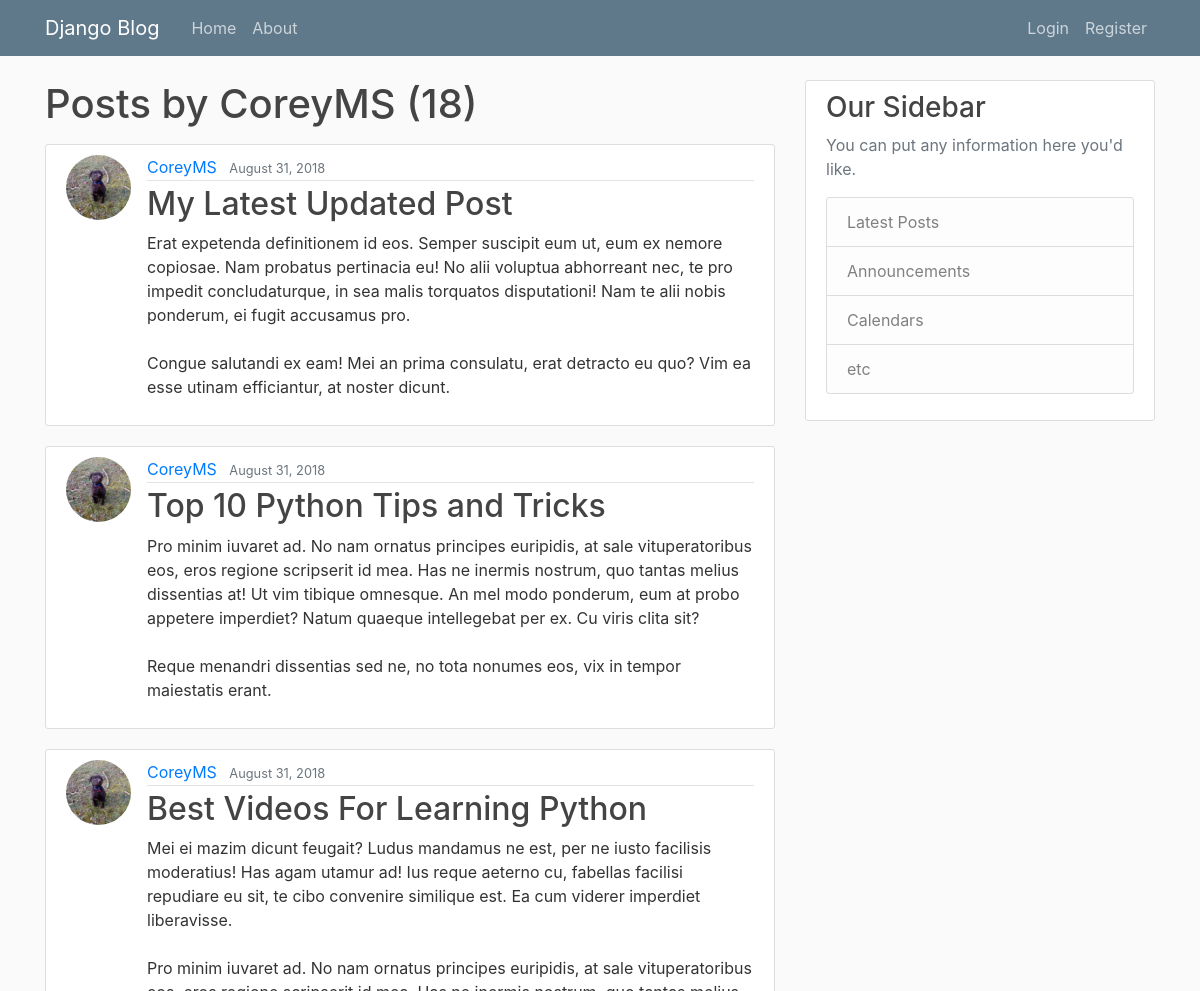
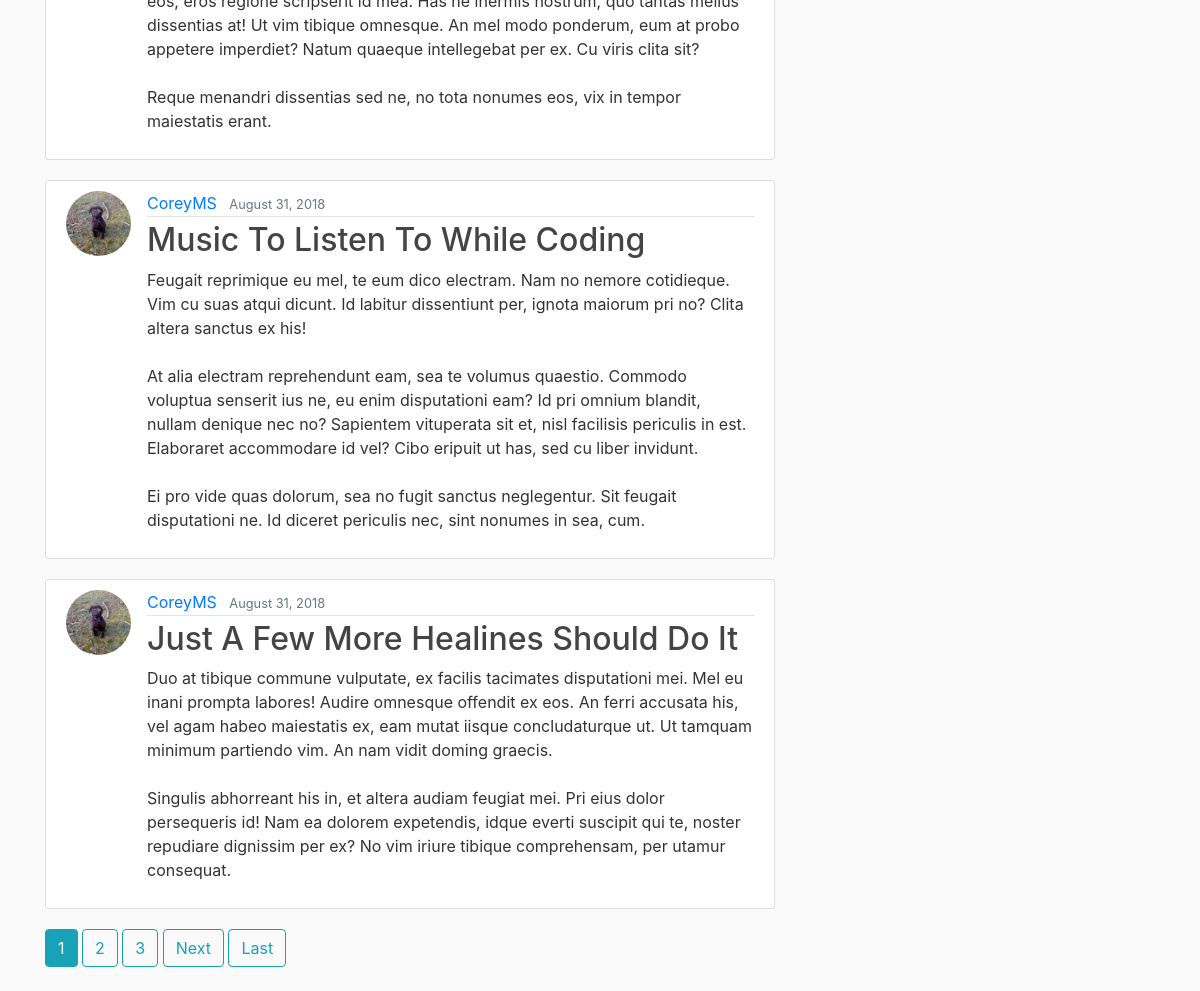
Before: /user/CoreyMS with the older database file (2 pictures, top to bottom).
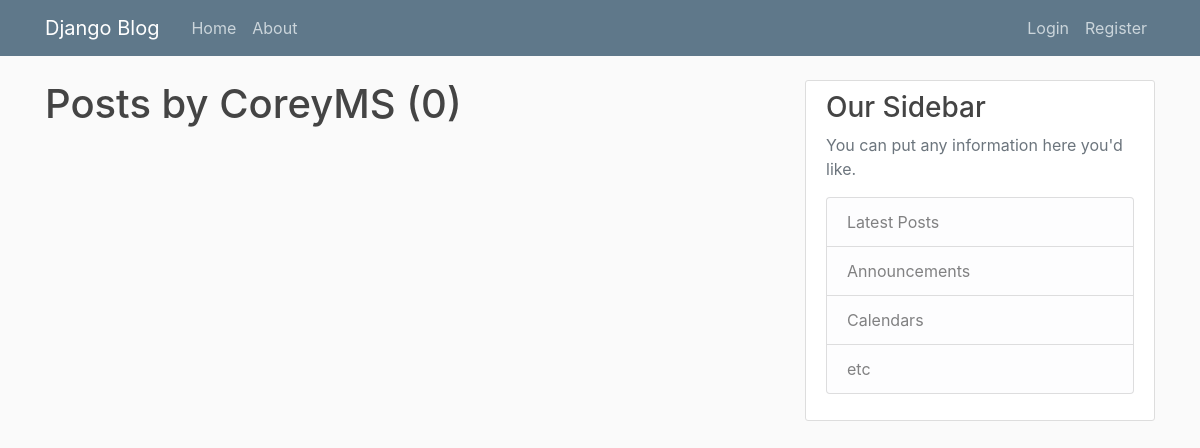
After: the same page with the newer database file.
### blog/models.py (models this page shows, shortened)
class Post(models.Model):
    title = models.CharField(max_length=100)
    content = models.TextField()
    date_posted = models.DateTimeField(default=timezone.now)
    author = models.ForeignKey(User, on_delete=models.CASCADE)

### users/models.py (models this page shows, shortened)
class Profile(models.Model):
    user = models.OneToOneField(User, on_delete=models.CASCADE)
    image = models.ImageField(default='default.jpg', upload_to='profile_pics')

### blog/views.py (the view)
# urls.py: path('user/<str:username>', UserPostListView.as_view(), name='user-posts'),
class UserPostListView(ListView):
    model = Post
    template_name = 'blog/user_posts.html'  # <app>/<model>_<viewtype>.html
    context_object_name = 'posts'
    paginate_by = 5
    def get_queryset(self):
        user = get_object_or_404(User, username=self.kwargs.get('username'))
        return Post.objects.filter(author=user).order_by('-date_posted')

### blog/templates/blog/user_posts.html (shortened to what this page needs)
{% extends "blog/base.html" %}
{% block content %}
    <h1 class="mb-3">Posts by {{ view.kwargs.username }} ({{ page_obj.paginator.count }})</h1>
    {% for post in posts %}
        <article class="media content-section">
          <img class="rounded-circle article-img" src="{{ post.author.profile.image.url }}">
          <div class="media-body">
            <div class="article-metadata">
              <a class="mr-2" href="{% url 'user-posts' post.author.username %}">{{ post.author }}</a>
              <small class="text-muted">{{ post.date_posted|date:"F d, Y" }}</small>
            </div>
            <h2><a class="article-title" href="{% url 'post-detail' post.id %}">{{ post.title }}</a></h2>
            <p class="article-content">{{ post.content }}</p>
          </div>
        </article>
    {% endfor %}
    {% if is_paginated %}
      {% for num in page_obj.paginator.page_range %}
        {% if page_obj.number == num %}
          <a class="btn btn-info mb-4" href="?page={{ num }}">{{ num }}</a>
        {% elif num > page_obj.number|add:'-3' and num < page_obj.number|add:'3' %}
          <a class="btn btn-outline-info mb-4" href="?page={{ num }}">{{ num }}</a>
        {% endif %}
      {% endfor %}
      {% if page_obj.has_next %}
        <a class="btn btn-outline-info mb-4" href="?page={{ page_obj.next_page_number }}">Next</a>
        <a class="btn btn-outline-info mb-4" href="?page={{ page_obj.paginator.num_pages }}">Last</a>
      {% endif %}
    {% endif %}
{% endblock content %}

Changed rows visible on the page:
removed Post: author.profile.image (picture), author "CoreyMS", date_posted "August 31, 2018", title "My Latest Updated Post", content "Erat expetenda definitionem id eos. Semper suscipit eum ut, eum ex nemore copiosae. Nam probatus pertinacia eu! No alii voluptua abhorreant nec, te pro impedit concludaturque, in sea malis torquatos disputationi! Nam te alii nobis ponderum, ei fugit accusamus pro. Congue salutandi ex eam! Mei an prima consulatu, erat detracto eu quo? Vim ea esse utinam efficiantur, at noster dicunt."
removed Post: author.profile.image (picture), author "CoreyMS", date_posted "August 31, 2018", title "Top 10 Python Tips and Tricks", content "Pro minim iuvaret ad. No nam ornatus principes euripidis, at sale vituperatoribus eos, eros regione scripserit id mea. Has ne inermis nostrum, quo tantas melius dissentias at! Ut vim tibique omnesque. An mel modo ponderum, eum at probo appetere imperdiet? Natum quaeque intellegebat per ex. Cu viris clita sit? Reque menandri dissentias sed ne, no tota nonumes eos, vix in tempor maiestatis erant."
removed Post: author.profile.image (picture), author "CoreyMS", date_posted "August 31, 2018", title "Best Videos For Learning Python", content "Mei ei mazim dicunt feugait? Ludus mandamus ne est, per ne iusto facilisis moderatius! Has agam utamur ad! Ius reque aeterno cu, fabellas facilisi repudiare eu sit, te cibo convenire similique est. Ea cum viderer imperdiet liberavisse. Pro minim iuvaret ad. No nam ornatus principes euripidis, at sale vituperatoribus eos, eros regione scripserit id mea. Has ne inermis nostrum, quo tantas melius dissentias at! Ut vim tibique omnesque. An mel modo ponderum, eum at probo appetere imperdiet? Natum quaeque intellegebat per ex. Cu viris clita sit? Reque menandri dissentias sed ne, no tota nonumes eos, vix in tempor maiestatis erant."
removed Post: author.profile.image (picture), author "CoreyMS", date_posted "August 31, 2018", title "Music To Listen To While Coding", content "Feugait reprimique eu mel, te eum dico electram. Nam no nemore cotidieque. Vim cu suas atqui dicunt. Id labitur dissentiunt per, ignota maiorum pri no? Clita altera sanctus ex his! At alia electram reprehendunt eam, sea te volumus quaestio. Commodo voluptua senserit ius ne, eu enim disputationi eam? Id pri omnium blandit, nullam denique nec no? Sapientem vituperata sit et, nisl facilisis periculis in est. Elaboraret accommodare id vel? Cibo eripuit ut has, sed cu liber invidunt. Ei pro vide quas dolorum, sea no fugit sanctus neglegentur. Sit feugait disputationi ne. Id diceret periculis nec, sint nonumes in sea, cum."
removed Post: author.profile.image (picture), author "CoreyMS", date_posted "August 31, 2018", title "Just A Few More Healines Should Do It", content "Duo at tibique commune vulputate, ex facilis tacimates disputationi mei. Mel eu inani prompta labores! Audire omnesque offendit ex eos. An ferri accusata his, vel agam habeo maiestatis ex, eam mutat iisque concludaturque ut. Ut tamquam minimum partiendo vim. An nam vidit doming graecis. Singulis abhorreant his in, et altera audiam feugiat mei. Pri eius dolor persequeris id! Nam ea dolorem expetendis, idque everti suscipit qui te, noster repudiare dignissim per ex? No vim iriure tibique comprehensam, per utamur consequat."
Other visible differences:
{{ page_obj.paginator.count }}: "18" → "0"
list line gone: "1"
list line gone: "2"
list line gone: "3"
text no longer shown: "Next Last"
